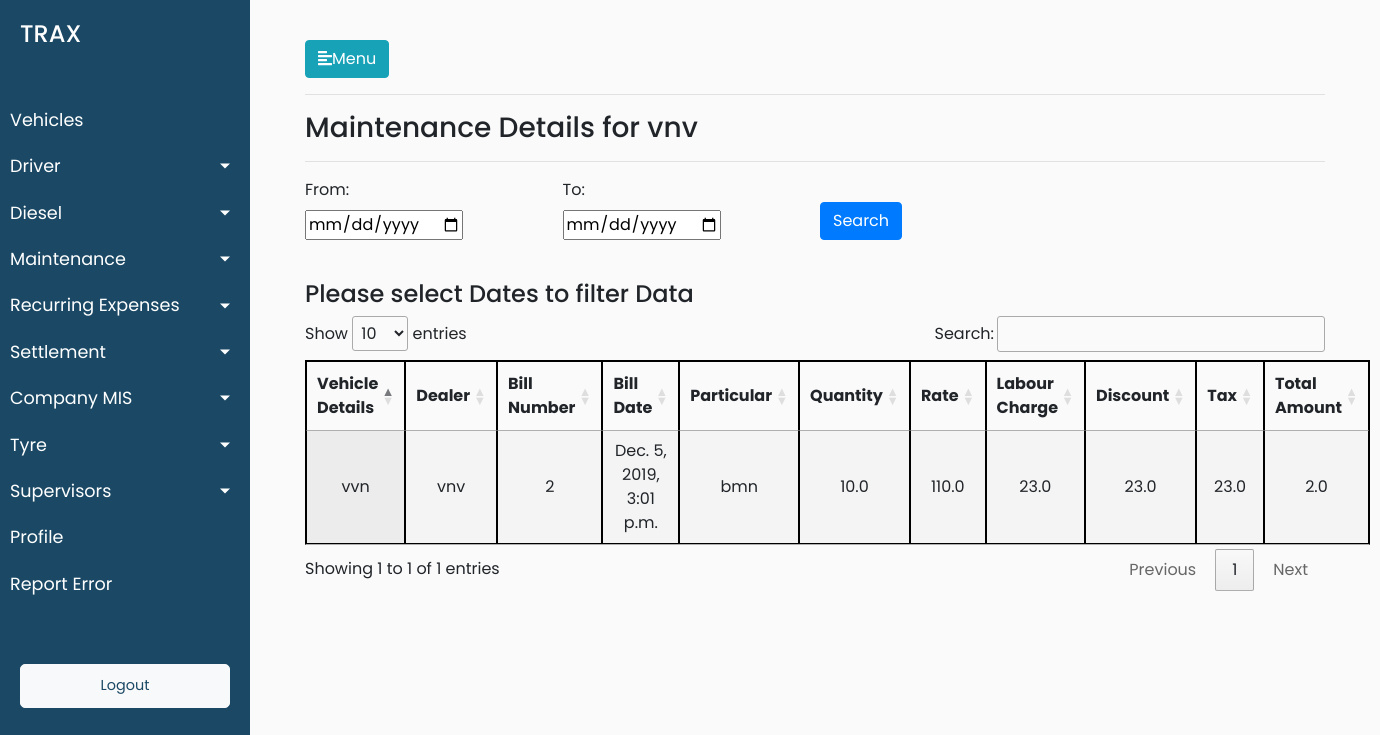
/maintenance/maintenance_update_payment/one_dealer/vnv/, run on the app's committed database.
### trax_vehicle_manager_data/models.py (models this page shows, shortened)
class Maintenance(models.Model):
    YES = 'yes'
    NO = 'no'
    chalak_malak_choices = ((YES,'yes'),(NO,'no'))
    vehicle_number = models.CharField(max_length=900,blank=True)
    vehicle_detail = models.CharField(max_length=900,blank=True)
    bill_date = models.DateTimeField(default=timezone.now,blank=True)
    vehicle_type = models.CharField(max_length=900,blank=True)
    chalak_malal = models.CharField(choices=chalak_malak_choices,max_length=900,blank=True)
    company_name = models.CharField(max_length=900,blank=True)
    odometer_reading = models.FloatField(blank=True)
    bill_number = models.CharField(max_length=900,blank=True)
    dealer_part_number = models.CharField(max_length=900,blank=True)
    maintenance_dealer_name = models.CharField(max_length=900,blank=True)
    particular = models.CharField(max_length=900,blank=True)
    particular_details = models.CharField(max_length=900,blank=True)
    quantity = models.FloatField(blank=True)
    rate = models.FloatField(blank=True)
    amount = models.FloatField(blank=True)
    discount = models.FloatField(blank=True)
    tax = models.FloatField(blank=True)
    tds = models.FloatField(blank=True)
    labour_charge = models.FloatField(blank=True)
    total_amount = models.FloatField(blank=True)
    maintenance_vehicle_id = models.ForeignKey(Vehicles, on_delete = models.CASCADE)

### trax_vehicle_manager_data/views.py (the view)
# urls.py: re_path(r'^maintenance/maintenance_update_payment/one_dealer/(?P<dealer_name>\w+)/$',views.maintenance_summary_one_company,name='maintenance_summary_one_company'),
def maintenance_summary_one_company(request,dealer_name):
    if request.method=="POST":
        date1=request.POST['date1']
        date2=request.POST['date2']
        all_maintenance_objects = Maintenance.objects.filter(maintenance_dealer_name=dealer_name).all()
        maintenance_object_filter_by_bill_date = all_maintenance_objects.filter(bill_date__range=[date1,date2]).all()
        maintenance_dealer_name = Maintenance.objects.get(maintenance_dealer_name=dealer_name).maintenance_dealer_name
        filter_date = "True"
        data = {'date1':date1,'date2':date2,'filter_date':filter_date,'maintenance_dealer_name':maintenance_dealer_name,'all_maintenance_objects':maintenance_object_filter_by_bill_date}
    else:
        all_maintenance_objects = Maintenance.objects.filter(maintenance_dealer_name=dealer_name).all()
        maintenance_dealer_name = Maintenance.objects.get(maintenance_dealer_name=dealer_name).maintenance_dealer_name
        data = {'maintenance_dealer_name':maintenance_dealer_name,'all_maintenance_objects':all_maintenance_objects}
    return render(request,'trax_vehicle_manager_data/view_maintenance_summary_one_company.html',data)

### trax_vehicle_manager_data/templates/trax_vehicle_manager_data/view_maintenance_summary_one_company.html (shortened to what this page needs)
{% extends 'trax_vehicle_manager_data/base.html' %}
{% load static %}
{% block stylesheets %}
<link rel="stylesheet" href="//cdn.datatables.net/1.10.19/css/jquery.dataTables.min.css">
{% endblock stylesheets %}
{% block content %}
<hr>
<h3>Maintenance Details for {{maintenance_dealer_name}}</h3>
<hr>
<form action="{% url 'trax_vehicle_manager_data:maintenance_summary_one_company' dealer_name=maintenance_dealer_name %}" method="post">
                        <div>
                        <div class="form-row">
                        <div class="form-group col-md-3">
                            <label for="start_date_lbl">From:</label><br>
                            <input type="date" class="datepicker" id="date1" name="date1">
                        </div>
                        <div class="form-group col-md-3">
                            <label for="end_date_lbl">To:</label><br>
                            <input type="date" class="datepicker" id="date2" name="date2">
                        </div>
                        <div class="form-group col-md-3">
                        <br>
                        <button type="submit" class="submit-btn btn btn-primary">Search</button>
                        </div>
                        </div>
                        <br>
                    </form>
<div>
{% if filter_date == "True" %}
<h4>{{date1|title}}To{{date2|title}}</h4>
{% else %}
<h4>Please select Dates to filter Data</h4>
{% endif %}
<div>
    <table id="test_table" class="display" style="width:100%">
        <thead>
            <tr>
                <th>Vehicle Details</th>
                <th>Dealer</th>
                <th>Bill Number</th>
                <th>Bill Date</th>
                <th>Particular</th>
                <th>Quantity</th>
                <th>Rate</th>
                <th>Labour Charge</th>
                <th>Discount</th>
                <th>Tax</th>
                <th>Total Amount</th>
            </tr>
        </thead>
        <tbody>
            {% for maintenance_data in all_maintenance_objects %}
            <tr>
                <td>{{maintenance_data.vehicle_detail}}</td>
                <td>{{maintenance_data.maintenance_dealer_name}}</td>
                <td>{{maintenance_data.bill_number}}</td>
                <td>{{maintenance_data.bill_date}}</td>
                <td>{{maintenance_data.particular}}</td>
                <td>{{maintenance_data.quantity}}</td>
                <td>{{maintenance_data.rate}}</td>
                <td>{{maintenance_data.labour_charge}}</td>
                <td>{{maintenance_data.discount}}</td>
                <td>{{maintenance_data.tax}}</td>
                <td>{{maintenance_data.total_amount}}</td>
            </tr>
            {% endfor %}
        </tbody>
    </table>
</div>
{% endblock %}

### trax_vehicle_manager_data/static/trax_vehicle_manager_data/style.css (style rules this page uses)
body { font-family: 'Poppins', sans-serif; background: #fafafa; }
#test_table { text-align: center; }

### trax_vehicle_manager_data/templates/trax_vehicle_manager_data/view_maintenance_summary_one_company.html (style rules this page uses)
table, th, td,caption { border: 1px solid black; border-collapse: collapse; }

### data on the page
Maintenance: maintenance_dealer_name "vnv", vehicle_detail "vvn", bill_number "2", bill_date "Dec. 5, 2019, 3:01 p.m.", particular "bmn", quantity "10.0", rate "110.0", labour_charge "23.0", discount "23.0", tax "23.0", total_amount "2.0"
